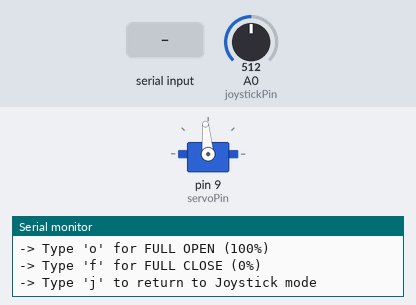
Recording of a sketch running on a simulated Arduino Uno, built with avr-gcc and run on an emulated ATmega328P. Shown: servo, the last lines printed to the serial monitor. The test bench sets the inputs (shaded band); at power-on: A0 (joystickPin) = 512.

Above: at 1.9 s.
2.0 s: "+" received over Serial
At 2.21 s:
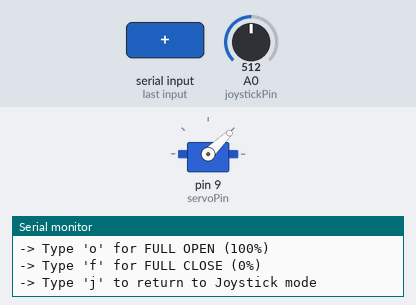
3.9 s: "f" received over Serial
At 4.12 s:
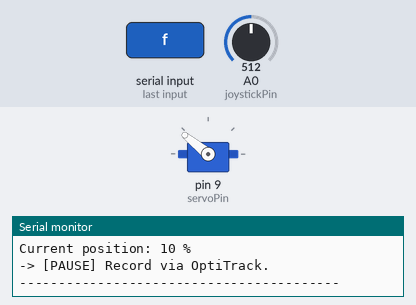
5.8 s: "o" received over Serial
At 6.2 s:
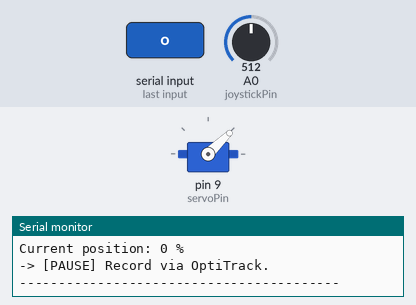
7.3 s: "-" received over Serial
Timing chart, 0 to 11.3 s (numbered marks = the images above; inputs shaded):
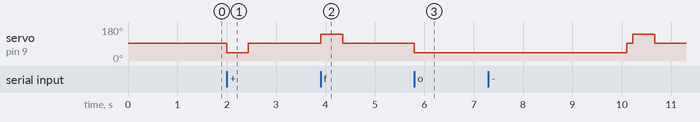

The sketch:

Test1_Opening_Closing_RP.ino
```cpp
#include <Servo.h>
Servo myServo;

// --- PINS ---
const int servoPin = 9;
const int joystickPin = A0;

// --- SERVO & JOYSTICK SETTINGS ---
int servoStop = 1520;
const int servoMin = 2000; // Closing direction
const int servoMax = 1000; // Opening direction

int joystickCenter = 512;
const int deadband = 80;

// --- TEST 1 R&P SETTINGS (10% INCREMENTS) ---
const int CLOSE_SPEED = 2000;
const int OPEN_SPEED = 1000;

// Adjust times so 10 steps correspond to full opening
const int STEP_TIME_CLOSE = 450;
const int STEP_TIME_OPEN = 430;

int positionPercent = 0; // 0% = Gripper CLOSED
bool manualMode = true;

void setup() {
  Serial.begin(9600);
  myServo.attach(servoPin);
  myServo.writeMicroseconds(servoStop);

  long sum = 0;
  for (int i = 0; i < 100; i++) {
    sum += analogRead(joystickPin);
    delay(5);
  }
  joystickCenter = sum / 100;

  Serial.println("\n=== TEST BENCH: TEST 1 (HOMING CLOSED) ===");
  Serial.println("-> Joystick ACTIVE. Use it to fully CLOSE the gripper.");
  Serial.println("-> Type '+' to OPEN by 10% (Forward)");
  Serial.println("-> Type '-' to CLOSE by 10% (Backward)");
  Serial.println("-> Type 'o' for FULL OPEN (100%)");
  Serial.println("-> Type 'f' for FULL CLOSE (0%)");
  Serial.println("-> Type 'j' to return to Joystick mode");
}

void loop() {
  if (Serial.available() > 0) {
    char cmd = Serial.read();

    if (cmd == '+') {
      manualMode = false;
      if (positionPercent < 100) {
        positionPercent += 10;
        myServo.writeMicroseconds(OPEN_SPEED);
        delay(STEP_TIME_OPEN);
        myServo.writeMicroseconds(servoStop);
      } else {
        Serial.println("! Gripper already at 100% !");
      }
      displayState();
    }
    else if (cmd == '-') {
      manualMode = false;
      if (positionPercent > 0) {
        positionPercent -= 10;
        myServo.writeMicroseconds(CLOSE_SPEED);
        delay(STEP_TIME_CLOSE);
        myServo.writeMicroseconds(servoStop);
      } else {
        Serial.println("! Gripper already at 0% !");
      }
      displayState();
    }
    else if (cmd == 'o' || cmd == 'O') {
      manualMode = false;
      if (positionPercent < 100) {
        int remainingSteps = (100 - positionPercent) / 10;
        unsigned long travelTime = remainingSteps * STEP_TIME_OPEN;
        positionPercent = 100;
        myServo.writeMicroseconds(OPEN_SPEED);
        delay(travelTime);
        myServo.writeMicroseconds(servoStop);
        Serial.println("\n[ACTION] Full open completed.");
      } else {
        Serial.println("! Gripper already at 100% !");
      }
      displayState();
    }
    else if (cmd == 'f' || cmd == 'F') {
      manualMode = false;
      if (positionPercent > 0) {
        int remainingSteps = positionPercent / 10;
        unsigned long travelTime = remainingSteps * STEP_TIME_CLOSE;
        positionPercent = 0;
        myServo.writeMicroseconds(CLOSE_SPEED);
        delay(travelTime);
        myServo.writeMicroseconds(servoStop);
        Serial.println("\n[ACTION] Full close completed.");
      } else {
        Serial.println("! Gripper already at 0% !");
      }
      displayState();
    }
    else if (cmd == 'j' || cmd == 'J') {
      manualMode = true;
      Serial.println("\n[RETURN] Joystick mode active.");
    }
  }

  if (manualMode) {
    int joystickValue = analogRead(joystickPin);
    int pulseWidth;
    int difference = joystickValue - joystickCenter;

    if (abs(difference) < deadband) {
      pulseWidth = servoStop;
    } else {
      pulseWidth = (difference > 0) ? map(difference, deadband, 1023 - joystickCenter, servoStop, servoMax) :
                                      map(difference, -deadband, -joystickCenter, servoStop, servoMin);
    }
    myServo.writeMicroseconds(pulseWidth);
  }
}

void displayState() {
  Serial.println("\n-----------------------------------------");
  Serial.print("Current position: ");
  Serial.print(positionPercent);
  Serial.println(" %");
  Serial.println("-> [PAUSE] Record via OptiTrack.");
  Serial.println("-----------------------------------------");
}
```

Measured:
- after the input at 2.0 s, servo on pin 9 (servoPin): 95° → 44° at once, → 95° 0.43 s later
- after the input at 3.9 s, servo on pin 9 (servoPin): 95° → 141° at once, → 95° 0.45 s later
- after the input at 5.8 s, servo on pin 9 (servoPin): 95° → 44° at once
